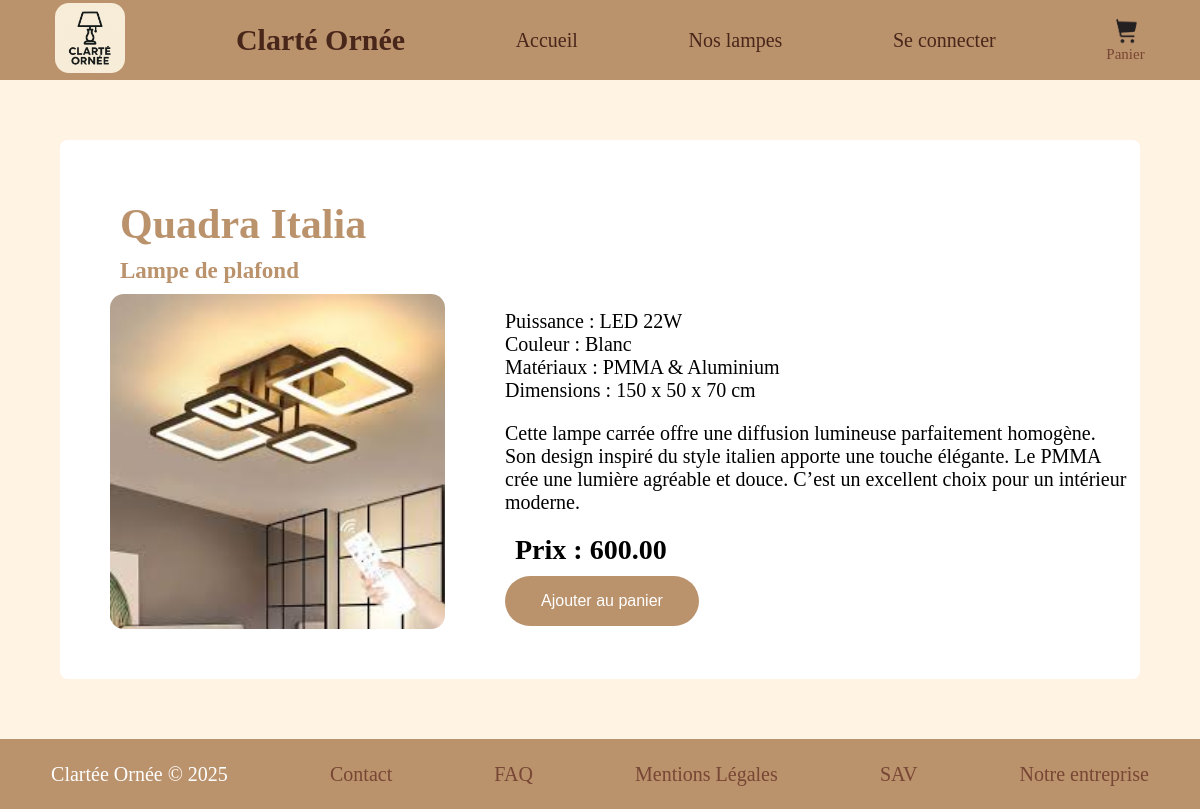
/index.php?page=lamp-details&id=3, run on the app's committed database.
### tables this page shows
CREATE TABLE Lamps(
    name VARCHAR (50) NOT NULL,
    idLamp INT NOT NULL AUTO_INCREMENT,
    TypeLamp VARCHAR (50) NOT NULL,
    Power VARCHAR (50) NOT NULL,
    Color VARCHAR (50) NOT NULL,
    Price DECIMAL (6, 2) NOT NULL,
    Style VARCHAR (50) NOT NULL,
    Material VARCHAR (50) NOT NULL,
    Dimensions VARCHAR (50) NOT NULL,
    Description VARCHAR (1000) NOT NULL,
    Quantity INT(8) NOT NULL,
    PathPicture VARCHAR(255) NOT NULL,
    PRIMARY KEY (idLamp)
);

### models/select-details.php (called while the page is built)
<?php
include('dbConnect.php');
$sqlSelect = "SELECT * FROM Lamps WHERE idLamp = :id";
$stmt = $db->prepare($sqlSelect);
$stmt->bindValue(':id', $_GET['id'], PDO::PARAM_INT);
$stmt->execute();
$lamps = $stmt->fetch(PDO::FETCH_ASSOC);
?>

### views/pages/lamp-details.php (the view, shortened to what this page needs)
<?php
include('models/select-details.php');
?>
<section class="product">
    <div class="left">
        <h1><?= htmlspecialchars($lamps["name"], ENT_QUOTES, 'UTF-8') ?></h1>
        <h3><?= htmlspecialchars($lamps["TypeLamp"], ENT_QUOTES, 'UTF-8') ?></h3>
        <img
            src="<?= htmlspecialchars($lamps["PathPicture"], ENT_QUOTES, 'UTF-8') ?>"
            alt="Image lampe">
    </div>
    <div class="right">
        <p class="attributs">
            Puissance : <?= htmlspecialchars($lamps["Power"], ENT_QUOTES, 'UTF-8') ?><br>
            Couleur : <?= htmlspecialchars($lamps["Color"], ENT_QUOTES, 'UTF-8') ?><br>
            Matériaux : <?= htmlspecialchars($lamps["Material"], ENT_QUOTES, 'UTF-8') ?><br>
            Dimensions : <?= htmlspecialchars($lamps["Dimensions"], ENT_QUOTES, 'UTF-8') ?><br>
        </p>
        <p class="description">
            <?= htmlspecialchars($lamps["Description"], ENT_QUOTES, 'UTF-8') ?>
        </p>
        <p class="price">
            Prix : <?= htmlspecialchars($lamps["Price"], ENT_QUOTES, 'UTF-8') ?>
        </p>
        <form method="POST">
            <button type="submit" class="button" name="addToCart">Ajouter au panier</button>
        </form>
    </div>
</section>

### assets/css/lamp-details.css (style rules this page uses)
body { margin:0; background: rgb(255, 244, 228) ; }
.product { background: white; padding: 10px; border-radius: 8px; margin: 60px; display: flex; gap: 20px; align-items: flex-start; }
.left { flex:0.6; margin:40px; }
.left img { display: block; }
.right { flex: 1.4; margin-top: 140px; }
h1 { font-size: 42px; font-weight: 600; margin: 10px; color: rgb(186, 146, 108); }
h3 { font-size: 23px; color: rgb(186, 146, 108); margin-bottom: 25px; margin: 10px; }
img { height: 335px; width:auto; border-radius: 14px; }
.attributs { font-size: 20px; }
.description { font-size: 20px; }
.price { font-size: 28px; font-weight: 600; margin: 10px; color: black; }
.button { display: inline-block; padding: 16px 36px; font-size: 16px; border: none; border-radius: 40px; cursor: pointer; background-color: rgb(186, 146, 108); color:white; }

### data on the page
lamps: name "Quadra Italia", TypeLamp "Lampe de plafond", PathPicture (picture), Power "LED 22W", Color "Blanc", Material "PMMA & Aluminium", Dimensions "150 x 50 x 70 cm", Description "Cette lampe carrée offre une diffusion lumineuse parfaitement homogène. Son design inspiré du style italien apporte une touche élégante. Le PMMA crée une lumière agréable et douce. C’est un excellent choix pour un intérieur moderne.", Price "600.00"

### other printed values
$connect "Se connecter"
